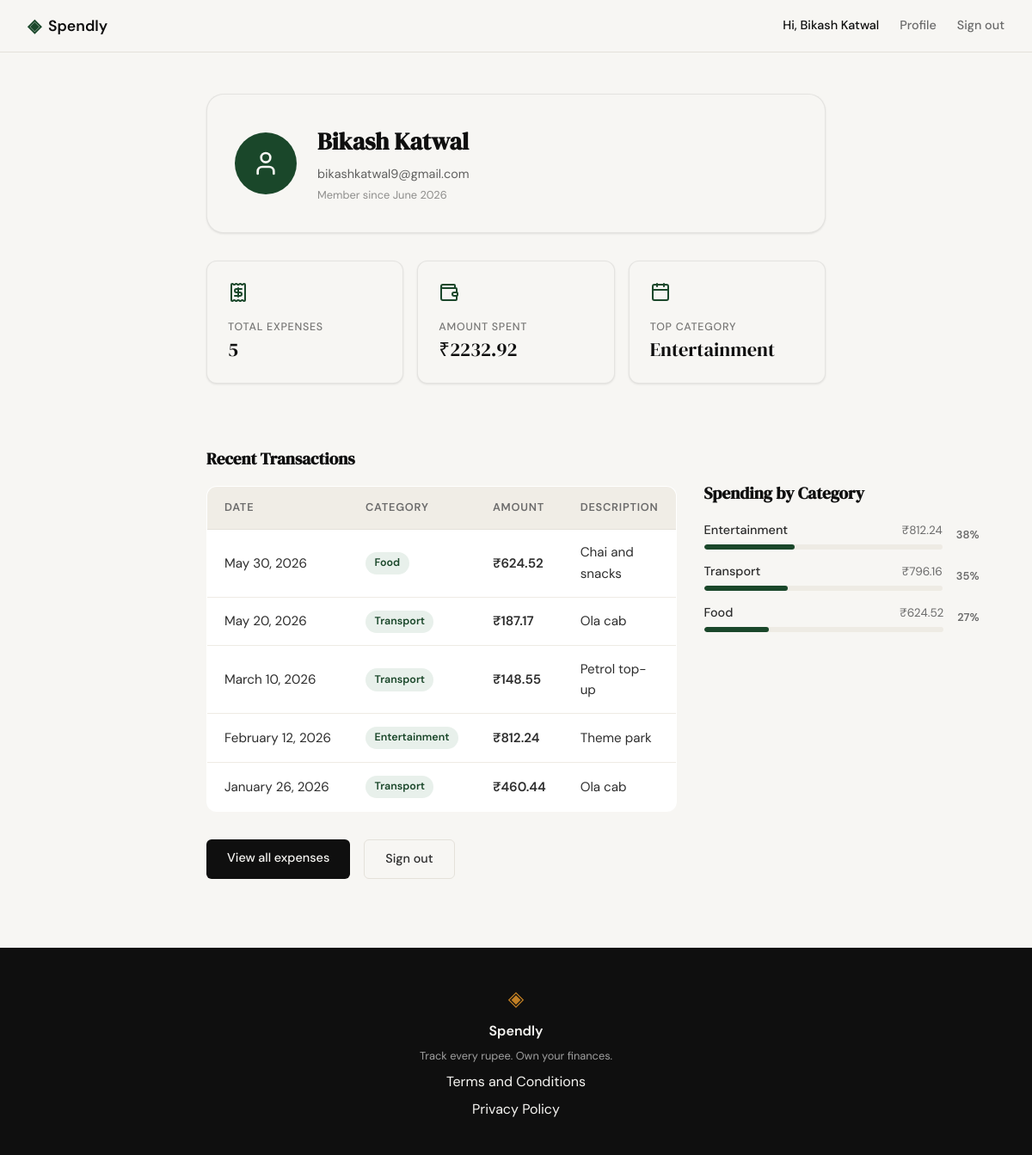
The app's page /profile (signed in) with its own data.
### tables this page shows
CREATE TABLE users (
            id            INTEGER PRIMARY KEY AUTOINCREMENT,
            name          TEXT    NOT NULL,
            email         TEXT    UNIQUE NOT NULL,
            password_hash TEXT    NOT NULL,
            created_at    TEXT    DEFAULT (datetime('now'))
        );

CREATE TABLE expenses (
            id          INTEGER PRIMARY KEY AUTOINCREMENT,
            user_id     INTEGER NOT NULL REFERENCES users(id),
            amount      REAL    NOT NULL,
            category    TEXT    NOT NULL,
            date        TEXT    NOT NULL,
            description TEXT,
            created_at  TEXT    DEFAULT (datetime('now'))
        );

### app.py (the view)
@app.route("/profile")
def profile():
    user_id = session.get("user_id")
    if not user_id:
        return redirect(url_for("login"))
    user         = get_user_profile(user_id)
    summary      = get_summary_stats(user_id)
    transactions = get_recent_transactions(user_id, limit=10)
    breakdown    = get_category_breakdown(user_id)
    from datetime import datetime
    for tx in transactions:
        try:
            tx["date"] = datetime.strptime(tx["date"], "%Y-%m-%d").strftime("%B %d, %Y").replace(" 0", " ")
        except (ValueError, KeyError):
            pass
    return render_template(
        "profile.html",
        user         = user,
        summary      = summary,
        transactions = transactions,
        breakdown    = breakdown,
    )

### database/db.py (called while the page is built)
def get_db():
    conn = sqlite3.connect(DB_PATH)
    conn.row_factory = sqlite3.Row
    conn.execute("PRAGMA foreign_keys = ON")
    return conn

### database/queries.py (called while the page is built)
def get_recent_transactions(user_id, limit=10):
    conn = get_db()
    rows = conn.execute(
        """
        SELECT date, description, category, amount
        FROM expenses
        WHERE user_id = ?
        ORDER BY date DESC, id DESC
        LIMIT ?
        """,
        (user_id, limit)
    ).fetchall()
    conn.close()
    return [
        {
            "date":        row["date"],
            "description": row["description"] or "",
            "category":    row["category"],
            "amount":      row["amount"],
        }
        for row in rows
    ]

def get_user_by_id(user_id):
    conn = get_db()
    row = conn.execute(
        "SELECT name, email, created_at FROM users WHERE id = ?",
        (user_id,)
    ).fetchone()
    conn.close()
    if row is None:
        return None
    from datetime import datetime
    raw = row["created_at"]
    try:
        member_since = datetime.strptime(raw, "%Y-%m-%d %H:%M:%S").strftime("%B %Y")
    except ValueError:
        member_since = raw
    return {
        "name":         row["name"],
        "email":        row["email"],
        "member_since": member_since,
    }

def get_summary_stats(user_id):
    conn = get_db()
    agg = conn.execute(
        """
        SELECT
            COALESCE(SUM(amount), 0.0) AS total_spent,
            COUNT(*)                   AS transaction_count
        FROM expenses
        WHERE user_id = ?
        """,
        (user_id,)
    ).fetchone()
    top = conn.execute(
        """
        SELECT category
        FROM expenses
        WHERE user_id = ?
        GROUP BY category
        ORDER BY SUM(amount) DESC
        LIMIT 1
        """,
        (user_id,)
    ).fetchone()
    conn.close()
    return {
        "total_spent":       agg["total_spent"],
        "transaction_count": agg["transaction_count"],
        "top_category":      top["category"] if top else "—",
    }

### templates/profile.html (shortened to what this page needs)
{% extends "base.html" %} {% block title %}Profile — Spendly{% endblock %} {%
block content %}
<section class="profile-section">
  <div class="profile-inner">
    <div class="profile-header">
      <div class="profile-avatar">
        <i data-lucide="user"></i>
      </div>
      <div class="profile-identity">
        <h1 class="profile-name">{{ user.name }}</h1>
        <p class="profile-email">{{ user.email }}</p>
        <p class="profile-since">Member since {{ user.member_since }}</p>
      </div>
    </div>
    <div class="profile-stats">
      <div class="stat-card">
        <div class="stat-icon"><i data-lucide="receipt"></i></div>
        <div class="stat-body">
          <span class="stat-label">Total expenses</span>
          <span class="stat-value">{{ summary.transaction_count }}</span>
        </div>
      </div>
      <div class="stat-card">
        <div class="stat-icon"><i data-lucide="wallet"></i></div>
        <div class="stat-body">
          <span class="stat-label">Amount spent</span>
          <span class="stat-value"
            >₹{{ "%.2f"|format(summary.total_spent) }}</span
          >
        </div>
      </div>
      <div class="stat-card">
        <div class="stat-icon"><i data-lucide="calendar"></i></div>
        <div class="stat-body">
          <span class="stat-label">Top category</span>
          <span class="stat-value">{{ summary.top_category }}</span>
        </div>
      </div>
    </div>
    <div class="profile-grid">
      <div class="profile-transactions">
        <h2 class="section-title">Recent Transactions</h2>
        {% if transactions %}
        <table class="expenses-table">
          <thead>
            <tr>
              <th>Date</th>
              <th>Category</th>
              <th>Amount</th>
              <th>Description</th>
            </tr>
          </thead>
          <tbody>
            {% for tx in transactions %}
            <tr>
              <td class="col-date">{{ tx.date }}</td>
              <td><span class="category-badge">{{ tx.category }}</span></td>
              <td class="col-amount">₹{{ "%.2f"|format(tx.amount) }}</td>
              <td class="col-desc">{{ tx.description }}</td>
            </tr>
            {% endfor %}
          </tbody>
        </table>
        {% else %}
        <p class="empty-state-inline">No transactions yet.</p>
        {% endif %}
      </div>
      <div class="profile-breakdown">
        <h2 class="section-title">Spending by Category</h2>
        {% if breakdown %}
        <div class="breakdown-list">
          {% for cat in breakdown %}
          <div class="breakdown-row">
            <div class="breakdown-meta">
              <span class="breakdown-name">{{ cat.name }}</span>
              <span class="breakdown-amt"
                >₹{{ "%.2f"|format(cat.amount) }}</span
              >
            </div>
            <div class="breakdown-track">
              <div class="breakdown-bar" data-pct="{{ cat.pct }}"></div>
            </div>
            <span class="breakdown-pct">{{ cat.pct }}%</span>
          </div>
          {% endfor %}
        </div>
        {% else %}
        <p class="empty-state-inline">No spending data yet.</p>
        {% endif %}
      </div>
    </div>
    <div class="profile-actions">
      <a href="{{ url_for('expenses') }}" class="btn-primary"
        >View all expenses</a
      >
      <a href="{{ url_for('logout') }}" class="btn-ghost">Sign out</a>
    </div>
  </div>
</section>
{% endblock %}

### templates/base.html (shortened to what this page needs)
<!DOCTYPE html>
<html lang="en">
<head>
    <link rel="stylesheet" href="{{ url_for('static', filename='css/style.css') }}">
</head>
<body>
    <nav class="navbar">
        <div class="nav-inner">
            <a href="{{ url_for('landing') }}" class="nav-brand">
                <span class="brand-icon">◈</span>
                <span class="brand-name">Spendly</span>
            </a>
            <div class="nav-links">
                {% if session.get("user_id") %}
                    <span>Hi, {{ session.get("user_name") }}</span>
                    <a href="{{ url_for('profile') }}">Profile</a>
                    <a href="{{ url_for('logout') }}">Sign out</a>
                {% else %}
                    <a href="{{ url_for('login') }}">Sign in</a>
                    <a href="{{ url_for('register') }}" class="nav-cta">Get started</a>
                {% endif %}
            </div>
        </div>
    </nav>
    <main class="main-content">
        {% block content %}{% endblock %}
    </main>
    <footer class="footer">
        <div class="footer-inner">
            <span class="brand-icon">◈</span>
            <span class="footer-name">Spendly</span>
            <p class="footer-copy">Track every rupee. Own your finances.</p>
            <a href="/terms">Terms and Conditions</a>
            <a href="/privacy">Privacy Policy</a>
        </div>
    </footer>
</body>
</html>

### records on screen
users: get "Bikash Katwal", name "Bikash Katwal", email "bikashkatwal9@gmail.com"
expenses: top_category "Entertainment", date "February 12, 2026", category "Entertainment", amount "812.24", description "Theme park", name "Entertainment", pct "38"
expenses: date "May 30, 2026", category "Food", amount "624.52", description "Chai and snacks", name "Food", pct "27"
expenses: date "May 20, 2026", category "Transport", amount "187.17", description "Ola cab"
expenses: date "March 10, 2026", category "Transport", amount "148.55", description "Petrol top-up"
expenses: date "January 26, 2026", category "Transport", amount "460.44", description "Ola cab"

### other values on screen
{{ user.member_since }} "June 2026"
{{ summary.transaction_count }} "5"
{{ "%.2f"|format(summary.total_spent) }} "2232.92"
{{ cat.name }} "Transport"
{{ "%.2f"|format(cat.amount) }} "796.16"
{{ cat.pct }} "35"
